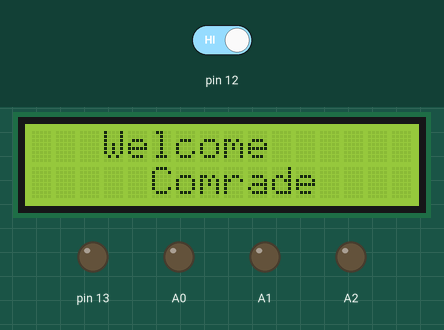
A sketch run on a simulated Arduino Uno, built with avr-gcc and run on an emulated ATmega328P. On the bench: 16×2 character LCD, output pins drawn as LEDs (lit = HIGH). Inputs (shaded band) come from the test bench; at power-on: pin 12 HIGH. Random numbers use the default seed unless the sketch sets one; EEPROM starts erased.

Above: at 1.2 s.
At 7.3 s:
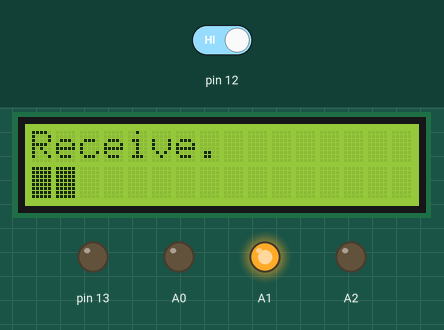
7.4 s: pin 12 driven LOW
At 9.0 s:
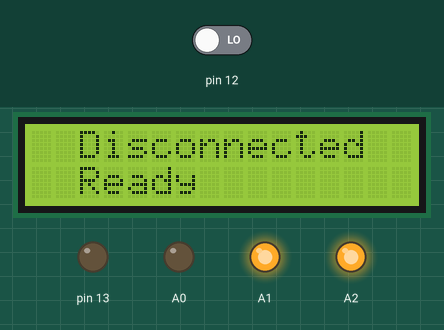
10.4 s: pin 12 driven HIGH
At 11.8 s:
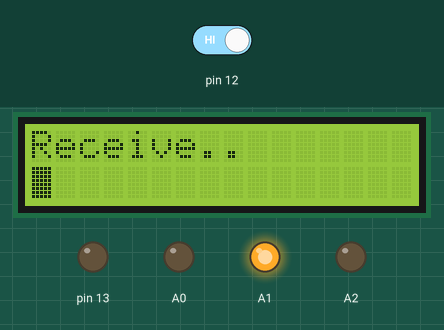
Timing chart, 0 to 36.4 s (numbered marks = the images above; inputs shaded):
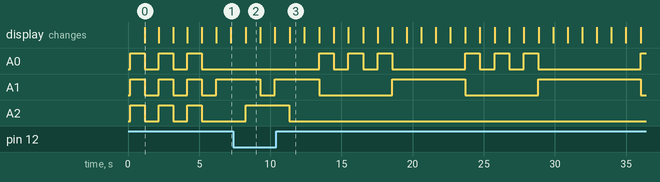

Measured:
- after the input at 7.4 s, A2: LOW → HIGH after 0.86 s
- after the input at 10.4 s, A0: LOW → HIGH after 3.0 s, → LOW 1.0 s later, → HIGH 1.0 s later, → LOW 1.0 s later, … (13 changes in this stretch); A2: HIGH → LOW after 0.94 s
- what the display in image 3 shows lasts 1.0 s, from 11.4 s to 12.4 s

The sketch:

_stalk_sbor.ino
```cpp
//#include <LiquidCrystal_I2C.h>             // Подключение библиотеки LiquidCrystal для работы с ЖК-дисплеями
#include <LiquidCrystal_PCF8574.h>
#include <SPI.h>
#include <EEPROM.h>

#define Red1 digitalWrite (A0, HIGH)
#define Red0 digitalWrite (A0, LOW)
#define Yellow1 digitalWrite (A1, HIGH)
#define Yellow0 digitalWrite (A1, LOW)
#define Green1 digitalWrite (A2, HIGH)
#define Green0 digitalWrite (A2, LOW)
//LiquidCrystal lcd(2, 3, 4, 5, 6, 7);   // Инициализация библиотеки LiquidCrystal с номерами контактов к которым подключен дисплей
//LiquidCrystal_I2C lcd(0x38,16,2);
LiquidCrystal_PCF8574 lcd(0x27);

char l = 0;
char r = 0;
char complete = 0;
char tries = 3;
boolean crash = false;
boolean con = false;

// Массивы символов для прогресс-бара
byte p100[8] = {
  B11111,
  B11111,
  B11111,
  B11111,
  B11111,
  B11111,
  B11111,
  B11111,
};

void progress (void) {
  r = 0;
  if (complete == 0) {
    con = digitalRead(12);
    lcd.setCursor(0, 1);                 // Установка курсора во вторую строку, первый столбец
    lcd.print("                ");       // Очистка второй строки 8-ю пробелами
    for (int i = 0; i < 16; i++)
    {
      con = digitalRead(12);
      if (con == false) {
        digitalWrite(12, LOW);
        break;
      }
      loading();
      lcd.setCursor(i, 1);            // Установка курсора в заданную позицию
      lcd.write(1);                   // Обновление прогресс-бара
      if (tries > 0) {
        con = digitalRead(12);
        if (con == false) {
          digitalWrite(12, LOW);
          break;
        }
        crash = false;
        crash = !random(10);
        if (crash == true) {
          con = digitalRead(12);
          if (con == false) {
            digitalWrite(12, LOW);
            break;
          }
          error();
          tries--;
          break;
        }
        else if (crash == false) {
          con = digitalRead(12);
          if (con == false) {
            digitalWrite(12, LOW);
            break;
          }
        }
      }
      if (i == 7) {
        complete = 1;
      }
      con = digitalRead(12);
      if (con == false) {
        digitalWrite(12, LOW);
        break;
      }
      delay(1000);                     // Ожидание 100 мс.
    }
  }
  else if (complete == 1) {
    //lcd.clear();
    EEPROM.update(0, complete);
    lcd.setCursor(0, 0);
    lcd.print("RECEIVE ");
    lcd.setCursor(0, 1);
    lcd.print("COMPLETE");
    delay(1000);
  }
}

void start (void) {
  lcd.setCursor(0, 0);
  lcd.print("   Welcome      ");
  Red1;
  Yellow1;
  Green1;
  delay(1000);
  lcd.setCursor(0, 1);
  lcd.print("     Comrade    ");
  Red0;
  Yellow0;
  Green0;
  delay(1000);
  lcd.setCursor(13, 1);
  lcd.print(".");
  Red1;
  Yellow1;
  Green1;
  delay(1000);
  lcd.setCursor(13, 1);
  lcd.print(" ");
  Red0;
  Yellow0;
  Green0;
  delay(1000);
  lcd.setCursor(13, 1);
  lcd.print(".");
  Red1;
  Yellow1;
  Green1;
  delay(1000);
  lcd.setCursor(13, 1);
  lcd.print(" ");
  Red0;
  Yellow0;
  Green0;
  delay(1000);
  lcd.clear();
}

void loading (void) {
  Red0;
  Yellow1;
  Green0;
  if (l == 0) {
    lcd.setCursor(0, 0);
    lcd.print("Receive         ");
    l++;
  }
  else if (l == 1) {
    lcd.setCursor(0, 0);
    lcd.print("Receive.        ");
    l++;
  }
  else if (l == 2) {
    lcd.setCursor(0, 0);
    lcd.print("Receive..       ");
    l++;
  }
  else if (l == 3) {
    lcd.setCursor(0, 0);
    lcd.print("Receive...      ");
    l = 0;
  }
}

void error (void) {
  lcd.clear();
  lcd.setCursor(0, 0);
  lcd.print("     Error      ");
  lcd.setCursor(0, 1);
  lcd.print("    Retry  4    ");
  Red1;
  Yellow0;
  Green0;
  delay(1000);
  lcd.setCursor(0, 0);
  lcd.print("                ");
  lcd.setCursor(0, 1);
  lcd.print("    Retry  3    ");
  Red0;
  Yellow0;
  Green0;
  delay(1000);
  lcd.setCursor(0, 0);
  lcd.print("     Error      ");
  lcd.setCursor(0, 1);
  lcd.print("    Retry  2    ");
  Red1;
  Yellow0;
  Green0;
  delay(1000);
  lcd.setCursor(0, 0);
  lcd.print("                ");
  lcd.setCursor(0, 1);
  lcd.print("    Retry  1    ");
  Red0;
  Yellow0;
  Green0;
  delay(1000);
  lcd.setCursor(0, 0);
  lcd.print("     Error      ");
  lcd.setCursor(0, 1);
  lcd.print("    Retry  0    ");
  Red1;
  Yellow0;
  Green0;
  delay(1000);
}

void ready_ (void) {
  crash = false;
  if (r == 0) {
    lcd.setCursor(0, 0);
    lcd.print("  Disconnected  ");
    lcd.setCursor(0, 1);
    lcd.print("  Ready         ");
    r++;
    Red0;
    Yellow1;
    Green1;
  }
  else if (r == 1) {
    lcd.setCursor(0, 0);
    lcd.print("  Disconnected  ");
    lcd.setCursor(0, 1);
    lcd.print("  Ready.         ");
    r++;
    Red0;
    Yellow0;
    Green1;
  }
  else if (r == 2) {
    lcd.setCursor(0, 0);
    lcd.print("  Disconnected  ");
    lcd.setCursor(0, 1);
    lcd.print("  Ready..       ");
    r++;
    Red0;
    Yellow1;
    Green1;
  }
  else if (r == 3) {
    lcd.setCursor(0, 0);
    lcd.print("  Disconnected  ");
    lcd.setCursor(0, 1);
    lcd.print("  Ready...      ");
    r = 0;
    Red0;
    Yellow0;
    Green1;
  }
  delay(1000);
}

void transit (void) {
  con = digitalRead(12);
  if (con == true) {
    //lcd.clear();
    progress();
  }
  else {
    //lcd.clear();
    ready_();
  }
}

void work (void){
    if (EEPROM.read(0) == 0) {
    transit();
  }
  else if (EEPROM.read(0) == 1){
    Red0;
    Yellow0;
    Green1;
    lcd.setCursor(0, 0);
    lcd.print("RECEIVE ");
    lcd.setCursor(0, 1);
    lcd.print("COMPLETE");
    delay(1000);
  }
}

void sbros (void){
  EEPROM.update(0,0);
  Serial.println(EEPROM.read(0));
  delay(5000);
}

void setup()
{
  Red0;
  Yellow0;
  Green0;
  digitalWrite(12, LOW);
  pinMode(12, INPUT);
  pinMode(13, OUTPUT);
  pinMode(A0, OUTPUT);
  pinMode(A1, OUTPUT);
  pinMode(A2, OUTPUT);
  Serial.begin(9600);
  if ((EEPROM.read(0) != 0) & (EEPROM.read(0) != 1)){
    EEPROM.update(0,0);
  }
  lcd.begin(16, 2);                    // Настройка количества столбцов и строк на ЖК-дисплее
  lcd.init();
  lcd.setBacklight(true);
  lcd.clear();
  // Определение пользовательских символов
  lcd.createChar(1, p100);
  start();
}

void loop()
{
  work();
  //sbros();
}
```
